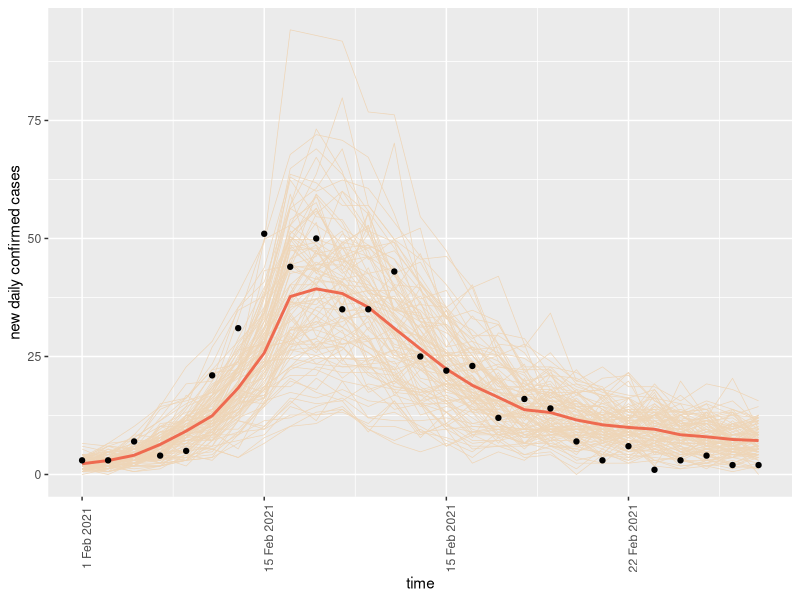
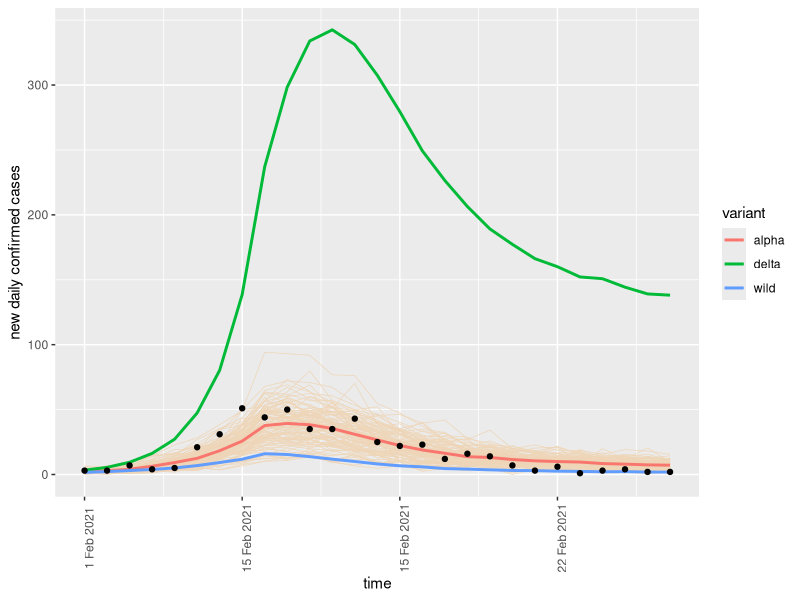
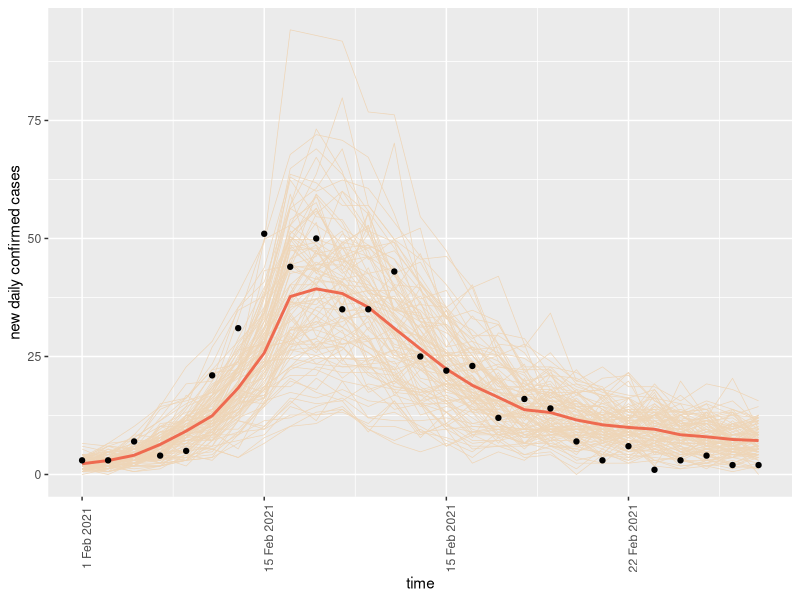
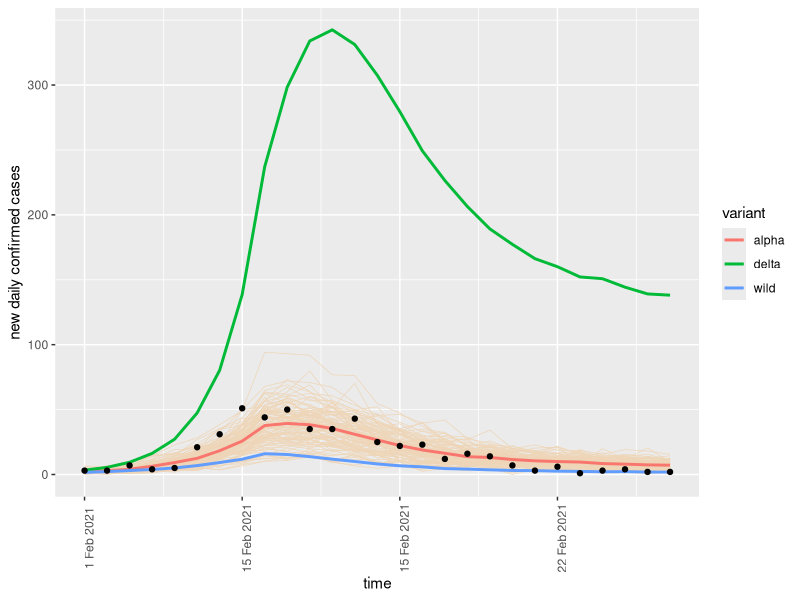

Write R code to recreate these figures, in order.

#theta<-c(beta0,delta,alpha,changepoint,...)
betaSIR<-function(t,theta){
    if(t< theta$changepoint) return(theta$beta0)
    theta$beta0*(theta$delta+
            (1-theta$delta)*exp(-theta$alpha*(t-theta$changepoint)))
}


#################################################

#theta<-c(beta0,delta,alpha,changepoint,gamma,pi,omega,mu...)
mpearl<-read.csv('mount_pearl.csv',header=T)
theta<-list(beta0=0.35,delta=0.4,alpha=0.2,changepoint=10,gamma=1/10,pi=0.6,
            omega=1/2,mu=2/30)

#theta<-c(beta0,delta,changepoint,gamma,pi,omega,mu,...)
sir.simula<-function(i0,theta,time.horizon){
    dN1<-rep(0,time.horizon)
    dN2<-rep(0,time.horizon)
    deltaNc<-rep(0,time.horizon)
    iu0<-i0*(1-theta$pi)/theta$pi
    ic0<-i0
    deltaNc[1]<-ic0
    for(k in seq(1,time.horizon)){
        dN1o<-rpois(1,betaSIR(k,theta)*(iu0+theta$omega*ic0)+theta$mu)
        dNc1<-theta$pi*dN1o
        dNu1<-(1-theta$pi)*dN1o
        dN2o<-rpois(1,theta$gamma*(ic0+iu0))
        ic0<-max(0,ic0+dNc1-theta$pi*dN2o)
        iu0<-max(0,iu0+dNu1-(1-theta$pi)*dN2o)
        dN1[k]<-dN1o
        dN2[k]<-dN2o
        deltaNc[k]<-dNc1
    }
    return(data.frame(time=seq(1,time.horizon),
                      deltaN1=dN1,deltaN2=dN2,deltaNc=deltaNc))
}

simulantro<-function(i0,theta,time.horizon,runs=100){
    risu<-data.frame()
    for(i in 1:runs){
        risu0<-sir.simula(i0,theta,time.horizon)
        risu<-rbind(risu,cbind(risu0,run=as.factor(i)))
    }
    return(risu)
}

library(ggplot2)
library(scales) 
mpearl<-read.csv('mount_pearl.csv',header=T)
mpearl$time=seq(1,length(mpearl$newcases))
theta<-list(beta0=0.75,delta=0.091,alpha=.34,changepoint=9,gamma=1/11,pi=0.6,
            omega=1/2,mu=3.5/30)
mpframo<-simulantro(4,theta,dim(mpearl)[1])
mAlpha<-with(mpframo,tapply(deltaNc,as.factor(time),mean))
mObs<-data.frame(time=seq(1,length(mAlpha)),mean=mAlpha,variant='alpha')

ttmm<-c(1,8,15,22)
ttll<-c('1 Feb 2021', '15 Feb 2021', '15 Feb 2021', '22 Feb 2021')

ggplot(mpframo,aes(x=time,y=deltaNc,group=run))+
    geom_line(lwd=0.25,colour='bisque2')+
    geom_line(aes(y=mean,x=time),lwd=1,colour='coral2',
              data=mObs,inherit.aes=FALSE)+
   geom_point(aes(y=newcases,x=time),
              data=mpearl,inherit.aes=FALSE)+
    ylab('new daily confirmed cases')+
    scale_x_continuous(breaks = ttmm,
               labels = ttll)+
    theme(axis.text.x = element_text(angle = 90, size=rel(1)))
ggsave(file='mpearl.svg',width=9,height=6)


thOrig<-theta
thOrig$beta0<-theta$beta0/1.29
mOrig<-simulantro(4,thOrig,dim(mpearl)[1])
mOrig<-with(mOrig,tapply(deltaNc,as.factor(time),mean))
mObs<-rbind(mObs,
  data.frame(time=seq(1,length(mOrig)),mean=mOrig,variant='wild'))

thDelta<-theta
thDelta$beta0<-theta$beta0/1.29*1.97
mDelta<-simulantro(4,thDelta,dim(mpearl)[1])
mDelta<-with(mDelta,tapply(deltaNc,as.factor(time),mean))
mObs<-rbind(mObs,
  data.frame(time=seq(1,length(mDelta)),mean=mDelta,variant='delta'))


ggplot(mpframo,aes(x=time,y=deltaNc,group=run))+
    geom_line(lwd=0.25,colour='bisque2')+
    geom_line(aes(y=mean,x=time,group=variant,colour=variant),lwd=1,
              data=mObs,inherit.aes=FALSE)+
   geom_point(aes(y=newcases,x=time),
              data=mpearl,inherit.aes=FALSE)+
    ylab('new daily confirmed cases')+
    scale_x_continuous(breaks = ttmm,
               labels = ttll)+
    theme(axis.text.x = element_text(angle = 90, size=rel(1)))
ggsave(file='mpearl1.svg',width=9,height=6)

